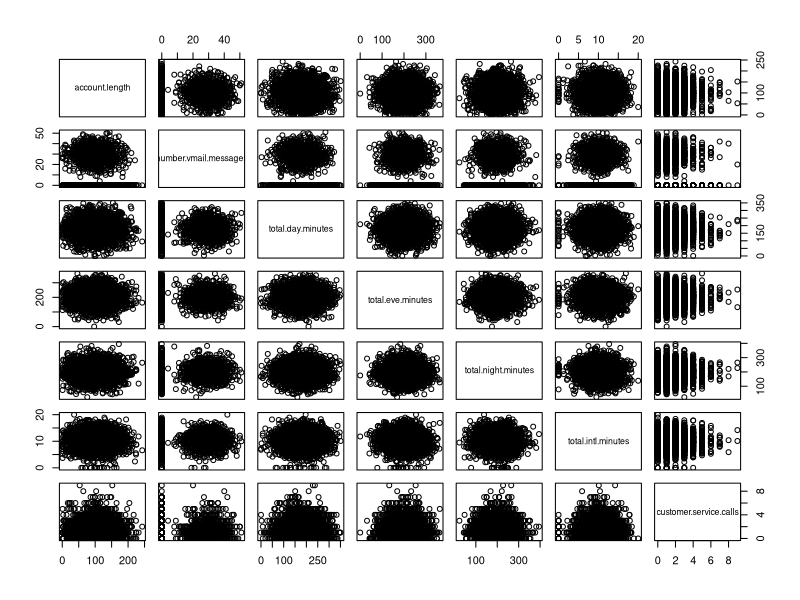
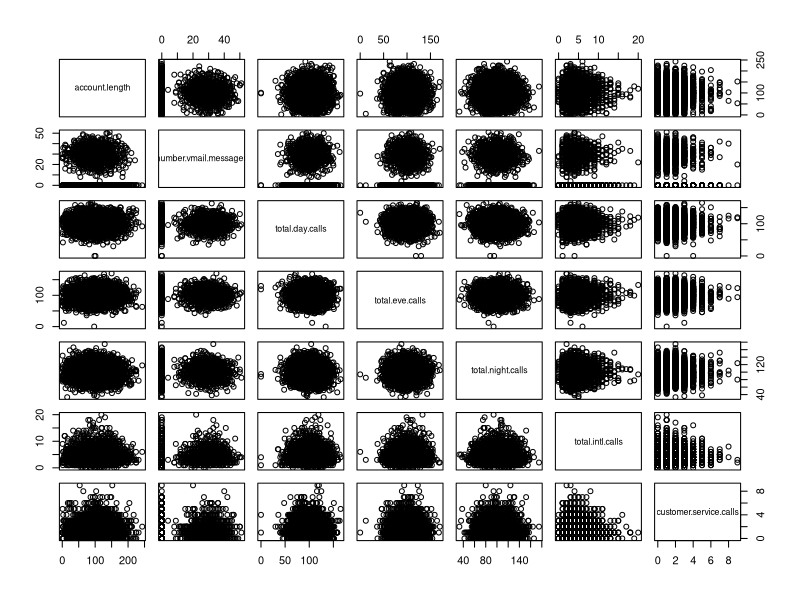
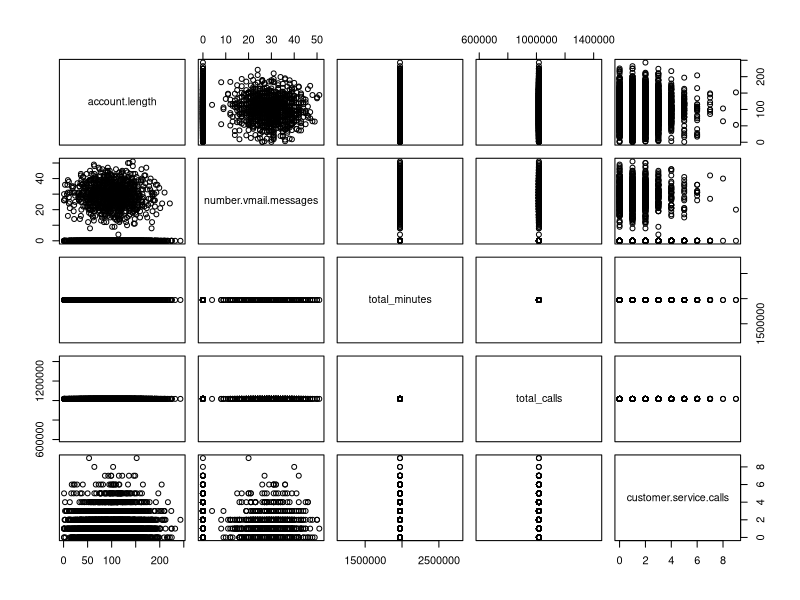
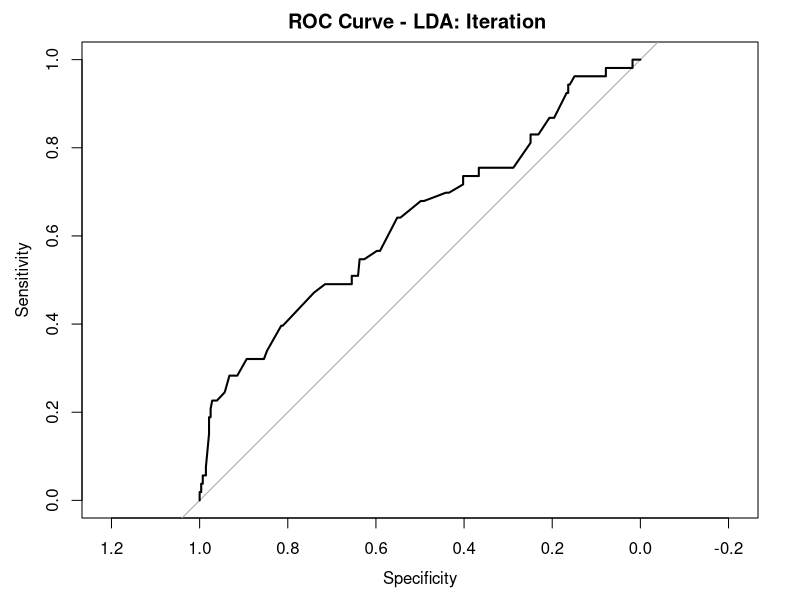
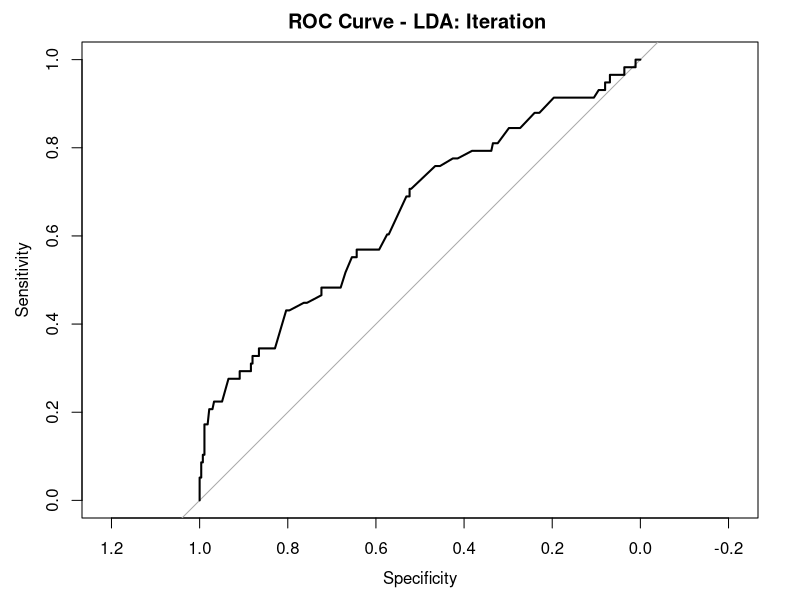
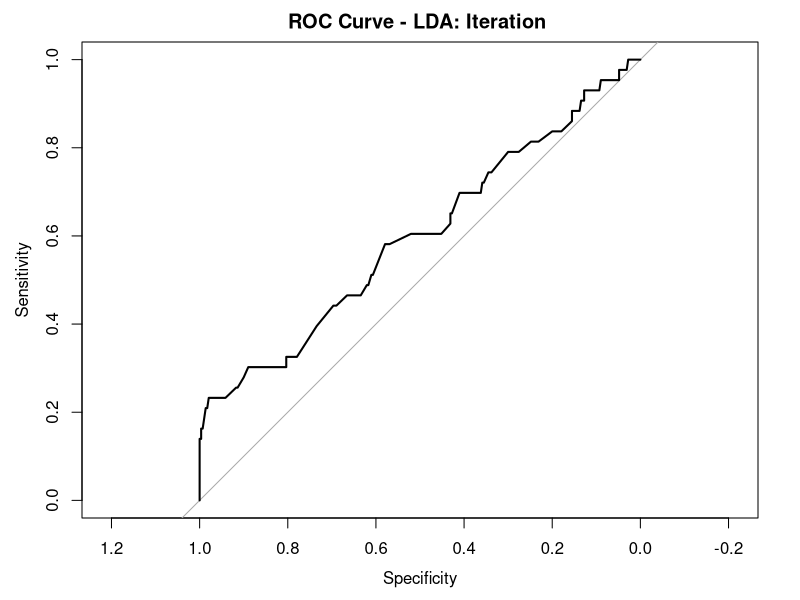
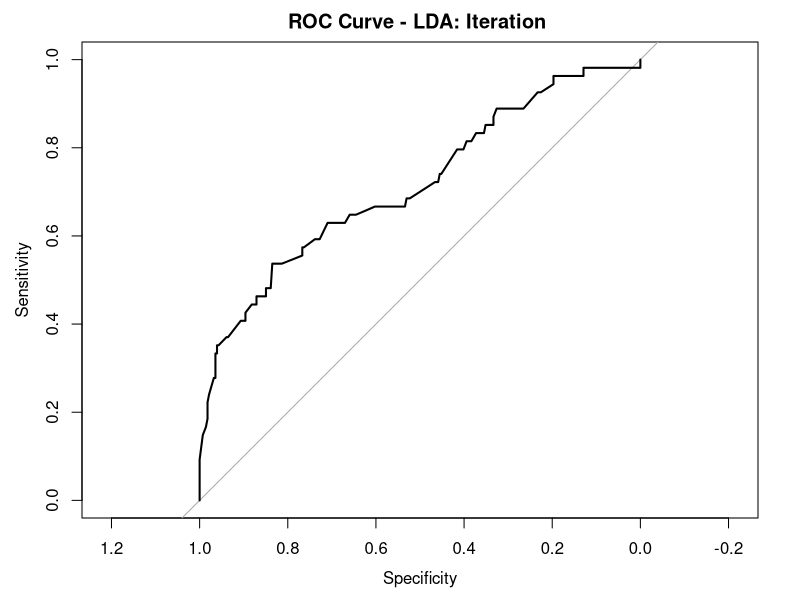
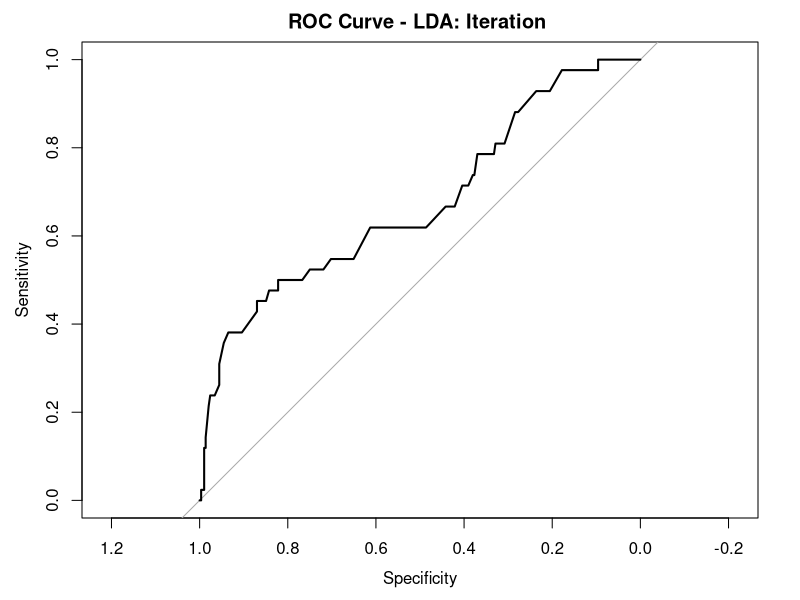

The R source for these figures, in order:
## ---- chunk 1
knitr::opts_chunk$set(echo = TRUE)
## ---- chunk 2
library(tidyverse)
library(knitr)
library(lubridate)
library(psych)
## ---- chunk 3
Customer_telecom <- read.csv("Customer_telecom.csv")
                             
## ---- chunk 4

num_c <- Customer_telecom %>%
  dplyr::select(account.length, number.vmail.messages, total.day.minutes, total.day.calls, total.day.charge, total.eve.minutes, total.eve.calls, total.eve.charge, total.night.minutes, total.night.calls, total.night.charge, total.intl.minutes, total.intl.calls, total.intl.charge, customer.service.calls)

cor(num_c)
summary(Customer_telecom)

num_c <- num_c %>%
  dplyr::select(account.length, number.vmail.messages, total.day.minutes, total.day.calls, total.eve.minutes, total.eve.calls, total.night.minutes, total.night.calls, total.intl.minutes, total.intl.calls, customer.service.calls)

minutes_c <- num_c %>%
  dplyr::select(account.length, number.vmail.messages, total.day.minutes, total.eve.minutes, total.night.minutes, total.intl.minutes, customer.service.calls)

pairs(minutes_c)

calls_c <-  Customer_telecom %>%
  dplyr::select(account.length, number.vmail.messages, total.day.calls, total.eve.calls, total.night.calls, total.intl.calls, customer.service.calls)
pairs(calls_c)

sums_c <- Customer_telecom %>%
  mutate(total_minutes = sum(total.day.minutes, total.eve.minutes, total.night.minutes, total.intl.minutes)) %>%
  mutate(total_calls = sum(total.day.calls, total.eve.calls, total.night.calls, total.intl.calls)) %>%
  dplyr::select(account.length, number.vmail.messages, total_minutes, total_calls,  customer.service.calls)
                             
pairs(sums_c)

Customer_telecom <- Customer_telecom %>%
  mutate(churn1 = if_else(churn == "False", 0, 1))

glm.fits <- glm(
  churn1 ~ total.day.minutes,
  data = Customer_telecom, family = binomial
)
summary(glm.fits)

glm.fits1 <- glm(
  churn1 ~ account.length+ number.vmail.messages+ total.day.minutes+total.day.calls+ total.day.charge+ total.eve.minutes+ total.eve.calls+total.eve.charge+ total.night.minutes+total.night.calls+ total.night.charge+ total.intl.minutes+total.intl.calls+total.intl.charge+ customer.service.calls,
  data = Customer_telecom, family = binomial
)
summary(glm.fits1)
## ---- chunk 5
library(MASS)
library(caret)
library(pROC)


#Randomly shuffle the data
Customer_telecom<-Customer_telecom[sample(nrow(Customer_telecom)),]

#Create 10 equally size folds
folds <- cut(seq(1,nrow(Customer_telecom)),breaks=10,labels=FALSE)

totalMisclassificationRate=c()
runningTotal=c()

averageAUC = c()
auc = c()

#K-fold Cross Validation
for (i in 1:10){
  testIndexes <- which(folds==i,arr.ind=TRUE)
  test_data <- Customer_telecom[testIndexes, ]
  train_data <- Customer_telecom[-testIndexes, ]
  m_lda <- lda(churn1 ~ number.vmail.messages + total.intl.calls + customer.service.calls, data = train_data)
  m_pred <- predict(m_lda, test_data)
  conf <- table(list(predicted=m_pred$class, observed=test_data$churn1))
  confusionMatrix(conf)
  print(conf)
  totalPreds = sum(conf)
  incorrectPreds <- conf[1,2] + conf[2,1]
  misclassificationRate <- incorrectPreds / totalPreds
  print(misclassificationRate)
  runningTotal <- c(runningTotal, misclassificationRate)
  
  roc_score = roc(response = test_data$churn1, predictor = m_pred$posterior[,"1"])
  auc <- c(auc,roc_score$auc)
  print(roc_score$auc)
  plot(roc_score, main="ROC Curve - LDA: Iteration ")
}

totalMisclassificationRate=c(totalMisclassificationRate, mean(runningTotal))
print("Average Misclassification Rate")
totalMisclassificationRate

print("Average AUC")
averageAUC=c(averageAUC, mean(auc))
print(averageAUC)
## ---- chunk 6
library(MASS)

#Randomly shuffle the data
Customer_telecom<-Customer_telecom[sample(nrow(Customer_telecom)),]

#Create 10 equally size folds
folds <- cut(seq(1,nrow(Customer_telecom)),breaks=10,labels=FALSE)

totalMisclassificationRate <- c()
runningTotal <- c()

averageAUC = c()
auc = c()

for (i in 1:10){
  testIndexes <- which(folds==i,arr.ind=TRUE)
  test_data <- Customer_telecom[testIndexes, ]
  train_data <- Customer_telecom[-testIndexes, ]
  m_qda <- qda(churn1 ~ number.vmail.messages + total.intl.calls + customer.service.calls, data = train_data)
  m_pred <- predict(m_qda, test_data)
  conf <- table(list(predicted=m_pred$class, observed=test_data$churn1))
  confusionMatrix(conf)
  print(conf)
  totalPreds = sum(conf)
  incorrectPreds <- conf[1,2] + conf[2,1]
  misclassificationRate <- incorrectPreds / totalPreds
  print(misclassificationRate)
  runningTotal <- c(runningTotal, misclassificationRate)
  
  roc_score = roc(response = test_data$churn1, predictor = m_pred$posterior[,"1"])
  auc <- c(auc,roc_score$auc)
  print(roc_score$auc)
  plot(roc_score, main="ROC Curve - LDA: Iteration ")
}

totalMisclassificationRate=c(totalMisclassificationRate, mean(runningTotal))
print("Average Misclassification Rate")
totalMisclassificationRate

print("Average AUC")
averageAUC=c(averageAUC, mean(auc))
print(averageAUC)
## ---- chunk 7
library(MASS)
library(e1071)

#Randomly shuffle the data
Customer_telecom<-Customer_telecom[sample(nrow(Customer_telecom)),]

#Create 10 equally size folds
folds <- cut(seq(1,nrow(Customer_telecom)),breaks=10,labels=FALSE)

totalMisclassificationRate <- c()
runningTotal <- c()

averageAUC = c()
auc = c()

for (i in 1:10){
  testIndexes <- which(folds==i,arr.ind=TRUE)
  test_data <- Customer_telecom[testIndexes, ]
  train_data <- Customer_telecom[-testIndexes, ]
  m_naive <- naiveBayes(churn1 ~ number.vmail.messages + total.intl.calls + customer.service.calls, data = train_data)
  m_pred <- predict(m_naive, test_data)
  
  conf <- table(list(predicted=m_pred, observed=test_data$churn1))
  confusionMatrix(conf)
  print(conf)
  totalPreds = sum(conf)
  incorrectPreds <- conf[1,2] + conf[2,1]
  misclassificationRate <- incorrectPreds / totalPreds
  print(misclassificationRate)
  runningTotal <- c(runningTotal, misclassificationRate)
  
  #roc_score = roc(response = test_data$churn1, predictor = m_pred["1"])
  #auc <- c(auc,roc_score$auc)
  #print(roc_score$auc)
  #plot(roc_score, main="ROC Curve - LDA: Iteration ")
}

totalMisclassificationRate=c(totalMisclassificationRate, mean(runningTotal))
print("Average Misclassification Rate")
totalMisclassificationRate

#print("Average AUC")
#averageAUC=c(averageAUC, mean(auc))
#print(averageAUC)
## ---- chunk 8
library(MASS)
library(caret)


#Randomly shuffle the data
Customer_telecom<-Customer_telecom[sample(nrow(Customer_telecom)),]

#Create 10 equally size folds
folds <- cut(seq(1,nrow(Customer_telecom)),breaks=10,labels=FALSE)

totalMisclassificationRate=c()
runningTotal=c()

averageAUC = c()
auc = c()

#K-fold Cross Validation
for (i in 1:10){
  testIndexes <- which(folds==i,arr.ind=TRUE)
  test_data <- Customer_telecom[testIndexes, ]
  train_data <- Customer_telecom[-testIndexes, ]
  m_lda2 <- lda(churn1 ~ number.vmail.messages + total.intl.calls + customer.service.calls + total.day.calls, data = train_data)
  m_pred <- predict(m_lda2, test_data)
  conf <- table(list(predicted=m_pred$class, observed=test_data$churn1))
  confusionMatrix(conf)
  print(conf)
  totalPreds = sum(conf)
  incorrectPreds <- conf[1,2] + conf[2,1]
  misclassificationRate <- incorrectPreds / totalPreds
  print(misclassificationRate)
  runningTotal <- c(runningTotal, misclassificationRate)
  
  roc_score = roc(response = test_data$churn1, predictor = m_pred$posterior[,"1"])
  auc <- c(auc,roc_score$auc)
  print(roc_score$auc)
  plot(roc_score, main="ROC Curve - LDA: Iteration ")
}

totalMisclassificationRate=c(totalMisclassificationRate, mean(runningTotal))
print("Average Misclassification Rate")
totalMisclassificationRate

print("Average AUC")
averageAUC=c(averageAUC, mean(auc))
print(averageAUC)
## ---- chunk 9
library(MASS)
library(caret)


#Randomly shuffle the data
Customer_telecom<-Customer_telecom[sample(nrow(Customer_telecom)),]

#Create 10 equally size folds
folds <- cut(seq(1,nrow(Customer_telecom)),breaks=10,labels=FALSE)

totalMisclassificationRate=c()
runningTotal=c()

averageAUC = c()
auc = c()

#K-fold Cross Validation
for (i in 1:10){
  testIndexes <- which(folds==i,arr.ind=TRUE)
  test_data <- Customer_telecom[testIndexes, ]
  train_data <- Customer_telecom[-testIndexes, ]
  m_lda2 <- lda(churn1 ~ state + account.length + international.plan + voice.mail.plan + number.vmail.messages + total.day.minutes + total.eve.minutes + total.night.minutes + total.intl.minutes + customer.service.calls, data = train_data)
  m_pred <- predict(m_lda2, test_data)
  conf <- table(list(predicted=m_pred$class, observed=test_data$churn1))
  confusionMatrix(conf)
  print(conf)
  totalPreds = sum(conf)
  incorrectPreds <- conf[1,2] + conf[2,1]
  misclassificationRate <- incorrectPreds / totalPreds
  print(misclassificationRate)
  runningTotal <- c(runningTotal, misclassificationRate)
  
  roc_score = roc(response = test_data$churn1, predictor = m_pred$posterior[,"1"])
  auc <- c(auc,roc_score$auc)
  print(roc_score$auc)
  plot(roc_score, main="ROC Curve - LDA: Iteration ")
}

totalMisclassificationRate=c(totalMisclassificationRate, mean(runningTotal))
print("Average Misclassification Rate")
totalMisclassificationRate

print("Average AUC")
averageAUC=c(averageAUC, mean(auc))
print(averageAUC)
## ---- chunk 10
library(MASS)
library(caret)


#Randomly shuffle the data
Customer_telecom<-Customer_telecom[sample(nrow(Customer_telecom)),]

#Create 10 equally size folds
folds <- cut(seq(1,nrow(Customer_telecom)),breaks=10,labels=FALSE)

totalMisclassificationRate=c()
runningTotal=c()

averageAUC = c()
auc = c()

#K-fold Cross Validation
for (i in 1:10){
  testIndexes <- which(folds==i,arr.ind=TRUE)
  test_data <- Customer_telecom[testIndexes, ]
  train_data <- Customer_telecom[-testIndexes, ]
  m_lda2 <- lda(churn1 ~ number.vmail.messages + total.intl.calls + customer.service.calls + total.day.calls + total.night.calls, data = train_data)
  m_pred <- predict(m_lda2, test_data)
  conf <- table(list(predicted=m_pred$class, observed=test_data$churn1))
  confusionMatrix(conf)
  print(conf)
  totalPreds = sum(conf)
  incorrectPreds <- conf[1,2] + conf[2,1]
  misclassificationRate <- incorrectPreds / totalPreds
  print(misclassificationRate)
  runningTotal <- c(runningTotal, misclassificationRate)
  
  roc_score = roc(response = test_data$churn1, predictor = m_pred$posterior[,"1"])
  auc <- c(auc,roc_score$auc)
  print(roc_score$auc)
  plot(roc_score, main="ROC Curve - LDA: Iteration ")
}

totalMisclassificationRate=c(totalMisclassificationRate, mean(runningTotal))
print("Average Misclassification Rate")
totalMisclassificationRate

print("Average AUC")
averageAUC=c(averageAUC, mean(auc))
print(averageAUC)
